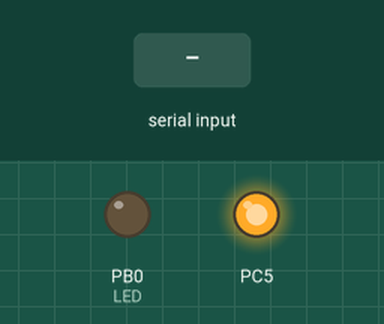
Recording of a program running on a simulated ATmega8, built with avr-gcc and emulated at 1.8432 MHz. Parts: output pins drawn as LEDs (lit = HIGH). Inputs (shaded band) come from the test bench. What the program prints to the serial monitor is not drawn.

Above: at 1.2 s.
1.3 s: "1\n" received over Serial
Timing chart, 0 to 4.3 s (numbered marks = the images above; inputs shaded):
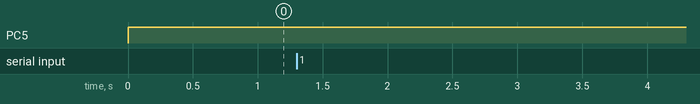

The program:

main.cpp
```cpp
#ifndef __AVR_ATmega8__
    #define __AVR_ATmega8__
#endif

#define F_CPU 1843200UL

#define BAUD 9600
#define HC05_UBRR ((F_CPU/16/BAUD)-1)

#include <avr/io.h>
#include <avr/interrupt.h>
#include <avr/sleep.h>

#include <util/delay.h>
#include <util/twi.h>

#include "d3rbastl3r/SimpleDataBuffer.cpp"

// TWI
#define TWI_SLAVE_ADDR 0x04
// TWI

#define COMMAND_READ_VOLTAGE 0x01

#define DEBUG_COMMAND_LED_ON 0xD1
#define DEBUG_COMMAND_LED_OFF 0xD0

#define COMMAND_DO_TWI_READ 0x03
#define COMMAND_DO_TWI_WRITE 0x04

SimpleDataBuffer<32> txBuffer;
SimpleDataBuffer<8> commandBuffer;

void debugLedON();
void debugLedOFF();

void handleCommands();
void handleTWIWriteCommand();
void handleTWIReadCommand();
// void handleReadVoltageCommand();
void handleUnknownCommand(uint8_t command);

void transmitFromTxIfAvailable();

void initSPIMaster() {
    /* Set MOSI and SCK output, all others input */
    DDRB |= (1<<DDB3)|(1<<DDB5);

    /* Enable SPI, Master, set clock rate fck/128 */
    SPCR |= (1<<SPE)|(1<<MSTR)|(1<<SPR0)|(1<<SPR1);

    DDRC |= (1<<DDC5); // Slave Wake Up Pin set to output
    PORTC |= (1<<PC5); // Turn pin HIGH per default. On LOW slave will wake up
}

// ### Configuration for HC-05: (Baud Rate 9600 with 8 data bits, no parity and 1 stop bit)
/**
 * Default configuration on HC-05 module in "data mode"
 * `-> Type: Slave
 * `-> Baud Rate 9600 with 8 data bits, no parity and 1 stop bit
 */
void initUSART() {
    // Set baud rate
    UBRRH = (HC05_UBRR>>8);
    UBRRL = HC05_UBRR;

    DDRD |= (1<<DDD1);

    // RXCIE | RX Complete Interrupt Enable
    // TXCIE | TX Complete Interrupt Enable
    // RXEN  | Receiver Enable
    // TXEN  | Transmitter Enable
    UCSRB |= (1<<RXCIE)|(1<<TXCIE)|(1<<RXEN)|(1<<TXEN);

    // UPM[1:0]  - 0b00  | Parity Mode Disabled
    // USBS      - 0b0   | 1 Stop Bit
    // UCSZ[2:0] - 0b011 | 8-bit Character Size
    UCSRC |= (1<<URSEL)|(1<<UCSZ1)|(1<<UCSZ0);
}

/**
 * Two-wire Serial Interface (Page 159)
 */
void initTWIMaster() {
    // On F_CPU 1.843.200 for Baud 9600 set Prescaler = 1 and TWBR = 12 (Formula on Page 160)
    // TWPS[1:0] - 0b00         | Set Prescaler value to 1 (Page 184)
    // TWSR |= (0<<TWPS1) | (0<<TWPS0)

    // TWBR[7:0] - 0b00001100   | Set bit rate devision factor to 12
    TWBR = 0b00001100;

    // TWCD Described on Page 183
    // TWIE - 0b1   | Enable the TWI Interrupt (Global interrupt is enabled)
    TWCR |= (1<<TWIE);

    // Activate internal pull-up resistors on SCL and SDA
    // The internal pull-ups can in some systems eliminate the need for external ones.
    PORTC |= (1<<PC4);
    PORTC |= (1<<PC5);
}

void init() {
    cli();

    initUSART();
    initSPIMaster();
    initTWIMaster();

     DDRB |= (1<<DDB0);  // LED on / off for debugging

    sei();
}

int main(void) {
    init();

    while (1) {
        handleCommands();

        // UART | Start / Init transmit data if available
        if (UCSRA & (1<<UDRE)) { // If buffer is empty
            if (!txBuffer.isStarted()) {
                transmitFromTxIfAvailable();
            }
        }
    }

    return 0;
}


//  _____   _    _   _____            _____ _____ ___  ______ _____
// |_   _| | |  | | |_   _|          /  ___|_   _/ _ \ | ___ \_   _|
//   | |   | |  | |   | |    ______  \ `--.  | |/ /_\ \| |_/ / | |
//   | |   | |/\| |   | |   |______|  `--. \ | ||  _  ||    /  | |
//   | |   \  /\  /  _| |_           /\__/ / | || | | || |\ \  | |
//   \_/    \/  \/   \___/           \____/  \_/\_| |_/\_| \_| \_/

void twiSendSTARTCondition() {TWCR = (1<<TWINT) | (1<<TWSTA) | (1<<TWEN);}
void twiSendSTOPCondition() {TWCR = (1<<TWINT) | (1<<TWEN) | (1<<TWSTO);}

void twiHandleError() {debugLedON();}

//  _____   _    _   _____            _____ _____ ___________
// |_   _| | |  | | |_   _|          /  ___|_   _|  _  | ___ \
//   | |   | |  | |   | |    ______  \ `--.  | | | | | | |_/ /
//   | |   | |/\| |   | |   |______|  `--. \ | | | | | |  __/
//   | |   \  /\  /  _| |_           /\__/ / | | \ \_/ / |
//   \_/    \/  \/   \___/           \____/  \_/  \___/\_|

/**
 * Handle commands incoming via UART if available
 */
void handleCommands() {
    if (commandBuffer.hasNext()) {
        uint8_t command = commandBuffer.getNext();
        switch(command) {
            case 0x00: // Skip NULL character
            case 0x0A: // Skip new line character
            case 0x0D: // Skip new line character
            break;

            case DEBUG_COMMAND_LED_ON:
                debugLedON();
            break;

            case DEBUG_COMMAND_LED_OFF:
                debugLedOFF();
            break;

            case COMMAND_DO_TWI_WRITE:
                handleTWIWriteCommand();
            break;

            case COMMAND_DO_TWI_READ:
                handleTWIReadCommand();
            break;

            // case COMMAND_READ_VOLTAGE:
            //     handleReadVoltageCommand();
            // break;

            default:
                handleUnknownCommand(command);
        }
    }
}

void handleTWIWriteCommand() {
    twiSendSTARTCondition();
    while (!(TWCR & (1<<TWINT))); // Wait for TWINT Flag set. This indicates that the START condition has been transmitted
    if ((TWSR & TW_STATUS_MASK) != TW_START) { // Check value of TWI Status Register. Mask prescaler bits. If status different from START go to ERROR
        twiHandleError();
        return;
    }

    TWDR = (TWI_SLAVE_ADDR<<1) | TW_WRITE; // Load SLA_W into TWDR Register.
    TWCR = (1<<TWINT) | (1<<TWEN); // Clear TWINT bit in TWCR to start transmission of address
    while (!(TWCR & (1<<TWINT))); // Wait for TWINT Flag set. This indicates that the SLA+W has been transmitted, and ACK/NACK has been received.
    if ((TWSR & TW_STATUS_MASK) != TW_MT_SLA_ACK) { // Check value of TWI Status Register. Mask prescaler bits. If status different from MT_SLA_ACK go to ERROR
        twiHandleError();
        return;
    }

    TWDR = 'L'; // Load DATA into TWDR Register.
    TWCR = (1<<TWINT) | (1<<TWEN); // Clear TWINT bit in TWCR to start transmission of data
    while (!(TWCR & (1<<TWINT))); // Wait for TWINT Flag set. This indicates that the DATA has been transmitted, and ACK/NACK has been received.
    if ((TWSR & TW_STATUS_MASK) != TW_MT_DATA_ACK) { // Check value of TWI Status Register. Mask prescaler bits. If status different from MT_DATA_ACK go to ERROR
        twiHandleError();
        return;
    }

    twiSendSTOPCondition();
}

void handleTWIReadCommand() {

}

/**
 * LED ON / OFF for Debugging
 */
void debugLedON() {PORTB |= (1<<PB0);}
void debugLedOFF() {PORTB &= ~(1<<PB0);}

/**
 * Handle command to read cell voltage
 *
 * Expected command params: 0
 */
// void handleReadVoltageCommand() {
//     uint8_t voltageData[] = {0, 0};

//     /* Trigger INT0 */
//     PORTC &= ~(1<<PC5); // Wake Up Slave
//     _delay_ms(250); // Gieve a little time for Slave
//     PORTC |= (1<<PC5); // Turn PIN HIGH again
//     _delay_ms(250); // Gieve a little time for Slave

//     /* SPI */
//     SPDR = 0x33;
//     while(!(SPSR & (1<<SPIF)));
//     voltageData[1] = SPDR;

//     _delay_ms(20); // Gieve a little time for Slave

//     SPDR = 0x44;
//     while(!(SPSR & (1<<SPIF)));
//     voltageData[0] = SPDR;

//     _delay_ms(20); // Gieve a little time for Slave

//     append2TxBuffer('[');
//     append2TxBuffer(command);
//     append2TxBuffer(']');
//     append2TxBuffer(':');
//     append2TxBuffer(' ');
//     append2TxBufferAsStr(voltageData[0]|voltageData[1]<<8);
//     append2TxBuffer('\n');
//     txBuffer.isReady = true; // Ready to print out

//     // Reset command
//     command = 0;
//     commandParamWPos = 0;
// }

void handleUnknownCommand(uint8_t command) {
    txBuffer.append2Buffer('u');
    txBuffer.append2Buffer('n');
    txBuffer.append2Buffer('k');
    txBuffer.append2Buffer('n');
    txBuffer.append2Buffer('o');
    txBuffer.append2Buffer('w');
    txBuffer.append2Buffer('n');
    txBuffer.append2Buffer(':');
    txBuffer.append2Buffer('[');
    txBuffer.append2Buffer(command);
    txBuffer.append2Buffer(']');
    txBuffer.append2Buffer('\n');
    txBuffer.setReady();
}

/**
 * UART
 * Transmitting the next available byte via UART if data is available
 */
void transmitFromTxIfAvailable() {
    if (txBuffer.hasNext()) {
        UDR = txBuffer.getNext();
    }
}

/**
 * 2-wire Serial Interface
 */
ISR(TWI_vect) {
    // TWINT - 0b1  | TWI Interrupt will be executed. This bit need to be cleared manually
    TWCR &= ~(1<<TWINT);
}

/**
 * Serial Transfer Complete
 */
ISR(SPI_STC_vect) {
}

/**
 * USART, Rx Complete
 * `-> UCSRB |= (1<<RXCIE);
 */
ISR(USART_RXC_vect) {
    commandBuffer.append2Buffer(UDR);
    commandBuffer.setReady(); // For now, expectiong just an 8bit command
}

/**
 * USART, Tx Complete
 * `-> UCSRB |= (1<<TXCIE);
 */
ISR(USART_TXC_vect) {
    transmitFromTxIfAvailable();
}
```

SimpleDataBuffer.cpp
```cpp
/**
 * @author Igor Martens (d3rbastl3r)
 */

#ifndef _D3RBASTL3R__SIMPLE_DATA_BUFFER__CPP_
#define _D3RBASTL3R__SIMPLE_DATA_BUFFER__CPP_

#include <stdint.h>

template <uint8_t BUFFER_SIZE>
class SimpleDataBuffer {
    public:
        SimpleDataBuffer() : readPos(0), writePos(0), ready(false) {}

        /**
         * Add one byte to the buffer.
         * Ignore incoming data, if buffer is full or if data is marked as ready to send.
         *
         * @data the byte which should be added to the buffer
         */
        void append2Buffer(uint8_t data) {
            // If data is ready to be transmitted, incoming data will be ignored
            if (ready) {
                return;
            }

            // If buffer is full, incoming data will be ignored
            if (writePos >= BUFFER_SIZE) {
                return;
            }

            buffer[writePos++] = data;
        }

        /**
         * Convert the 16 bit number to two string visualization and add the data to the buffer
         *
         * @data number which should be added to the buffer as string
         */
        void append2BufferAsStr(uint16_t number) {
            uint16_t devider = 10000;

            // find the right size of the devider
            while ((number / devider) == 0 && devider >=  10) {
                devider /= 10;
            }

            uint16_t tempNumber = number;
            uint8_t numberPos = 0;
            for (; devider > 0; devider /= 10) {
                numberPos = tempNumber / devider;
                append2Buffer('0' + numberPos);
                tempNumber -= numberPos * devider;
            }
        }

        /**
         * Returns true if a next byte is available for transmission.
         * If the flag 'ready' is not set, this method will return false.
         */
        bool hasNext() {
            return readPos < writePos && ready;
        }

        /**
         * Get the next byte. It is recommended to check if the next byte is available or not.
         * In case of error, value 0x00 will be returned
         *
         * The buffer will be resetted if the last byte is returned
         *
         * @return the byte which can be transmitted
         */
        uint8_t getNext() {
            // If no data is available, 0x00 will be returned
            if (!hasNext()) {
                return 0x00;
            }

            uint8_t temp = buffer[readPos++];

            // Reset the buffer before sending the last byte
            if (readPos == writePos) {
                reset();
            }

            return temp;
        }

        void setReady() {
            ready = true;
        }

        bool isReady() {
            return ready;
        }

        /**
         * Reset the buffer.
         * Can be executed manually or will be executed automatically after reading the last byte from buffer
         */
        void reset() {
            readPos = 0;
            writePos = 0;
            ready = false;
        }

        /**
         * Returns true if the data transmit from the buffer is already started
         */
        bool isStarted() {
            return ready && readPos > 0;
        }

        /**
         * Returns the size of buffered data
         */
        uint8_t size() {
            return writePos;
        }

    private:
        volatile uint8_t buffer[BUFFER_SIZE];
        volatile uint8_t readPos;
        volatile uint8_t writePos;
        volatile bool ready; // true if the buffer data is ready to transmit
};

#endif
```

Measured:
- after the input at 1.3 s, every drawn part: stays the same
